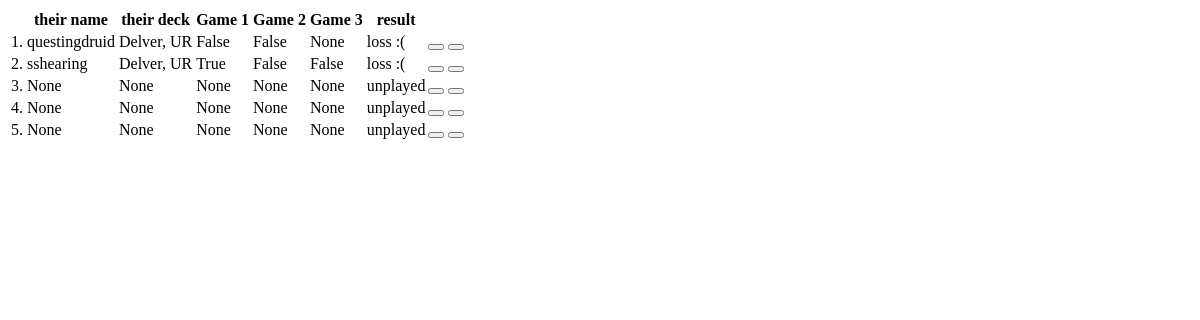
Page /40/get_matches_table on the earlier database version.
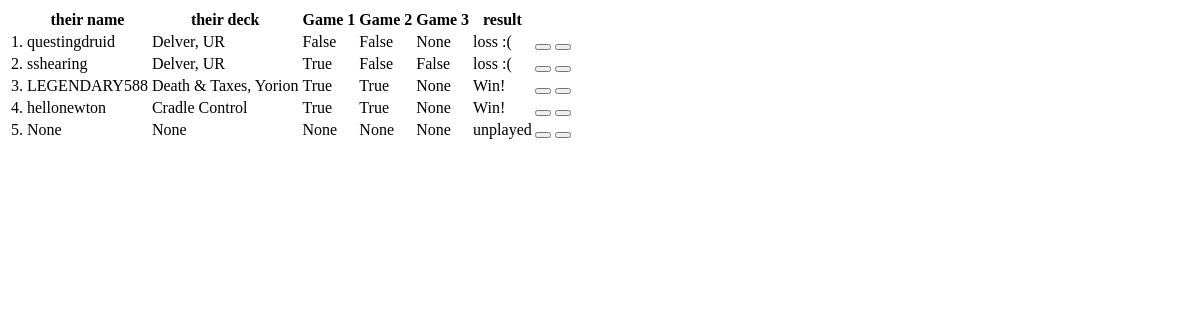
Same page on the later database version.
### base/models.py (models this page shows, shortened)
class Match(models.Model):
    user = models.ForeignKey(User, null=True, on_delete=models.CASCADE)
    dateCreated = models.DateTimeField(default=timezone.now, null=True)
    mtgFormat = models.ForeignKey(MtgFormat, null=True, on_delete=models.CASCADE, related_name="mtgFormat")
    myDeck = models.ForeignKey(Deck, null=True, on_delete=models.CASCADE, related_name="mydeck")
    theirName = models.CharField(null=True, max_length=100)
    theirArchetype = models.ForeignKey(Archetype, verbose_name="Their Archetype", null=True, on_delete=models.CASCADE, related_name="theirarchetype")
    theirDeck = models.ForeignKey(Deck, verbose_name="Their Deck", null=True, on_delete=models.CASCADE, related_name="theirdeck")
    theirFlavor = models.ForeignKey(Flavor, verbose_name="Thier Flavor", null=True, on_delete=models.CASCADE, related_name="theirflavors")
    inLeagueNum = models.IntegerField(null=True)
    game1 = models.BooleanField(verbose_name='Win1', null=True, default=None, help_text="win")
    game2 = models.BooleanField(verbose_name='Win2', null=True, default=None)
    game3 = models.BooleanField(verbose_name='Win3', null=True, default=None)
    didjawin = models.BooleanField('Match Win', null=True, default=None)
    league = models.ForeignKey(League, null=True, on_delete=models.CASCADE, related_name="matches")

class Deck(models.Model):
    name = models.CharField(verbose_name="deck name", max_length=25)
    mtgFormat = models.ForeignKey(
        MtgFormat, null=True, on_delete=models.CASCADE)
    archetype = models.ForeignKey(
        Archetype, null=True, on_delete=models.CASCADE)
    dateCreated = models.DateTimeField(default=timezone.now)
    def __str__(self):
        return str(self.name)

class Flavor(models.Model):
    name = models.CharField(max_length=30, default='none')
    deck = models.ForeignKey(
        Deck, null=True, on_delete=models.CASCADE, related_name="flavors")
    isdefault = models.BooleanField('default', default=False)
    def __str__(self):
        return f'{self.name}'

### base/views.py (the view)
# urls.py: path('<int:league_pk>/get_matches_table', views.get_matches_table, name='get_matches_table'),
def get_matches_table(request, league_pk):
    league = League.objects.get(pk=league_pk)
    matches_list = league.matches.all()
    context = {
        "matches": matches_list
    }
    return render(request, 'base/partials/matches_table.html', context)

### base/templates/base/partials/matches_table.html (shortened to what this page needs)
<table class="table table-hover matchtable">
    <thead>
        <th></th>
        <th>their name</th>
        <th>their deck</th>
        <th>Game 1</th>
        <th>Game 2</th>
        <th>Game 3</th>
        <th>result</th>
        <th></th>
        <th></th>
    </thead>
    <tbody>
        {% for match in matches %}
            <tr>
                <td>{{ match.inLeagueNum }}.</td>
                <td>{{ match.theirName }}</td>
                <td>{{ match.theirDeck }}{% if match.theirFlavor %}, {{match.theirFlavor}}{% endif %}</td>
                <td>{{ match.game1 }}</td>
                <td>{{ match.game2 }}</td>
                <td>{{ match.game3 }}</td>
                {% if match.didjawin == 1 %}
                    <td>Win!</td>
                {% elif match.didjawin == 0 %}
                    <td>loss :( </td>
                {% else %}
                    <td>unplayed</td>
                {% endif %}
                <td style="padding: 0;">
                    <button class='btn' hx-get="{% url 'edit_match' match.pk %}" hx-target="closest tr" hx-swap="outerHTML"></button>
                    <button class='btn' hx-get="{% url 'clear_match' match.pk %}" hx-confirm="clear match data?" hx-target="closest tr" hx-swap="outerHTML" ></svg></button>
                </td>
            </tr>
        {% endfor %}
    </tbody>
</table>

Differences in the rows shown:
changed Match: theirName "None" → "LEGENDARY588"; theirDeck "None" → "Death & Taxes"; theirFlavor (not shown) → "Yorion"; game1 "None" → "True"; game2 "None" → "True"; didjawin "unplayed" → "Win!"
changed Match: theirName "None" → "hellonewton"; theirDeck "None" → "Cradle Control"; game1 "None" → "True"; game2 "None" → "True"; didjawin "unplayed" → "Win!"
